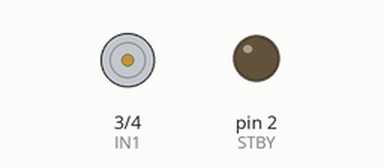
Recording of a sketch running on a simulated Arduino Uno, built with avr-gcc and run on an emulated ATmega328P. Shown: motor-driver pin pairs drawn as motors (green arrow = first pin HIGH = forward, orange = second pin HIGH = backward, longer = more drive, scaled by the enable pin, stopped while the standby pin is LOW), output pins drawn as LEDs (lit = HIGH). What the sketch prints to the serial monitor is not drawn.

Above: at 0.1 s.
At 2.1 s:
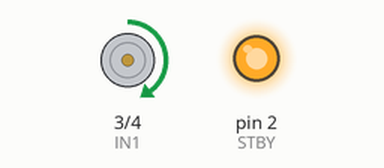
At 12.1 s:
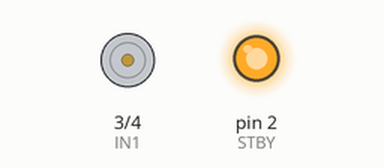
Timing chart, 0 to 13.6 s (numbered marks = the images above):
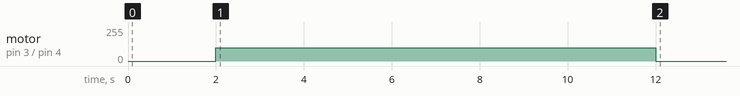

The sketch:

auto.ino
```cpp
// ------- 引脚定义 -------
const byte IN1 = 3, IN2 = 4, PWM = 5, STBY = 2;
const byte ENC_A = 6, ENC_B = 7;
const byte PWM_DUTY = 100;

volatile long encCount = 0;

void isrEnc() {
  encCount += digitalRead(ENC_B) ? +1 : -1;
}

void motorRun(bool fwd, uint8_t duty) {
  digitalWrite(IN1, fwd ? LOW : HIGH);
  digitalWrite(IN2, fwd ? HIGH : LOW);
  analogWrite(PWM, duty);
}

void motorBrake() {
  analogWrite(PWM, 0);
  digitalWrite(IN1, LOW);
  digitalWrite(IN2, LOW);
}

// ---------------------- 设置目标角度 ----------------------
const float targetAngleDeg = -90.0;  // 修改这里为你要转的角度
const uint32_t timeoutMs = 10000;   // 最长转动时间

void setup() {
  Serial.begin(115200);
  delay(1000);

  pinMode(IN1, OUTPUT);
  pinMode(IN2, OUTPUT);
  pinMode(PWM, OUTPUT);
  pinMode(STBY, OUTPUT);
  digitalWrite(STBY, HIGH);

  pinMode(ENC_A, INPUT_PULLUP);
  pinMode(ENC_B, INPUT_PULLUP);
  attachInterrupt(digitalPinToInterrupt(ENC_A), isrEnc, RISING);

  encCount = 0;
  delay(1000);
  Serial.println("🧪 开始角度校准");

  long startCount = encCount;
  long targetPulse = startCount + lround(targetAngleDeg * 5);  // 先用粗估值，例如 5 脉冲/度
  bool fwd = targetPulse > startCount;

  motorRun(fwd, PWM_DUTY);
  uint32_t t0 = millis();
  long lastCount = startCount;

  while ((fwd && encCount < targetPulse) || (!fwd && encCount > targetPulse)) {
    if (millis() - t0 > timeoutMs) {
      Serial.println("⏱ 超时未完成");
      break;
    }
    if (abs(encCount - lastCount) > 5) {
      lastCount = encCount;
      t0 = millis();  // 有移动就重置超时
    }
  }

  motorBrake();

  long endCount = encCount;
  long diff = abs(endCount - startCount);
  float pulsePerDeg = diff / targetAngleDeg;

  Serial.println("✅ 旋转完成");
  Serial.print("脉冲数差值 = ");
  Serial.println(diff);
  Serial.print("推荐 PULSE_PER_DEG = ");
  Serial.println(pulsePerDeg, 4);
}

void loop() {
  // 空
}
```
